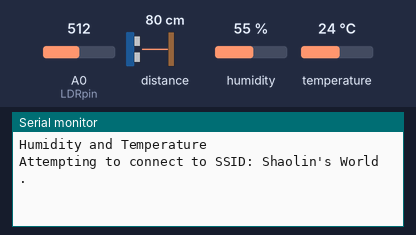
Simulated run of this sketch. Board: ESP8266 (NodeMCU). Parts: the last lines printed to the serial monitor. The inputs (shaded band) are chosen by the test bench; at power-on: distance to the obstacle 80 cm, humidity 55 %, A0 (LDRpin) = 512, temperature 24 °C. The echo pulse lasts 58.3 µs per cm; WiFi joins after 1.5 s; servers stay silent unless stated; random numbers use the default seed unless the sketch sets one.

Above: at 1.9 s.
2.0 s: distance to the obstacle set to 2 cm
At 8.2 s:
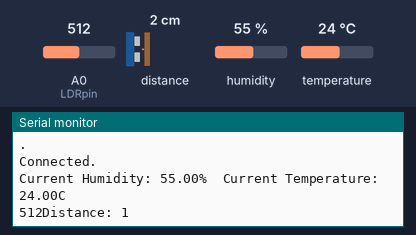
17.0 s: humidity set to 22 %
At 17.7 s:
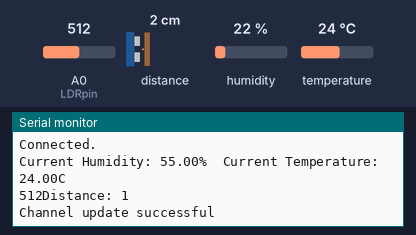
24.5 s: A0 (LDRpin) set to 716
At 30.5 s:
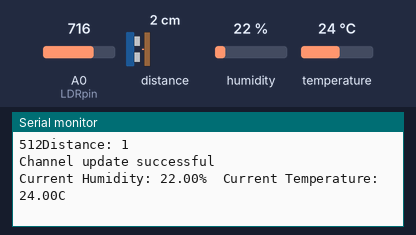

Measured:
- after the input at 2.0 s, the serial monitor: prints a new line after 5.5 s (image 1)

The sketch:

Final_Thingspeak.ino
```cpp
#include "ThingSpeak.h"
#include "secrets.h"
#include <ESP8266WiFi.h>

const int trigPin = 2;  // D4
const int echoPin = 0;  // D3

char ssid[] = "Shaolin's World";    //  network SSID ( name )
char pass[] = "sixtimes";          //  network password
int keyIndex = 0;                 //  network key index number ( needed only for WEP )

WiFiClient  client;

unsigned long myChannelNumber = 861433;
const char * myWriteAPIKey = "3SK5ZKX8PST9LIRN";

int val;
int LDRpin = A0; // LDR Pin Connected at A0 Pin

#include "DHT.h"        // Including the library of DHT11 ( Temperature and Humidity Sensor )

#define DHTTYPE DHT11
#define dht_dpin 10

DHT dht(dht_dpin, DHTTYPE);

// Initialize our values

int distance = random(0,100);
int h = random(0,100);
int t = random(0,100);
String myStatus = "";
long duration;

void setup(){

  Serial.begin(115200);      // Initialize serial
  pinMode(trigPin, OUTPUT); // Sets the trigPin as an Output
  pinMode(echoPin, INPUT); // Sets the echoPin as an Input

  delay(10);

  Serial.println("Humidity and Temperature\n\n");

  delay(700);

  dht.begin();

  WiFi.mode(WIFI_STA);
  ThingSpeak.begin(client);  // Initialize ThingSpeak

}

void loop(){


  // Connect or reconnect to WiFi

  if(WiFi.status() != WL_CONNECTED){

  Serial.print("Attempting to connect to SSID: ");
  Serial.println(SECRET_SSID);

  while(WiFi.status() != WL_CONNECTED){

  WiFi.begin(ssid, pass);  // Connect to WPA/WPA2 network. Change this line if using open or WEP network

  Serial.print(".");

  delay(5000);

}

  Serial.println("\nConnected.");

}

  float h = dht.readHumidity();
  float t = dht.readTemperature();

  Serial.print("Current Humidity: ");
  Serial.print(h);
  Serial.print("%  ");
  Serial.print("Current Temperature: ");
  Serial.print(t);
  Serial.println("C  ");

  delay(800);

  val = analogRead(LDRpin); // Read analog values and store in val variable

  Serial.print(val); // Print on serial monitor

  delay(1000);

  digitalWrite(trigPin, LOW);
  delayMicroseconds(2);

  // Sets the trigPin on HIGH state for 10 micro seconds
  digitalWrite(trigPin, HIGH);
  delayMicroseconds(10);
  digitalWrite(trigPin, LOW);

  // Reads the echoPin, returns the sound wave travel time in microseconds
  duration = pulseIn(echoPin, HIGH);

  // Calculating the distance
  distance= duration*0.034/2;

  // Prints the distance on the serial monitor
  Serial.print("Distance: ");
  Serial.println(distance);

  delay(2000);

  ThingSpeak.setField(1, val);
  ThingSpeak.setField(2, distance);
  ThingSpeak.setField(3, h);
  ThingSpeak.setField(4, t);

  // Figure out the status message
  // Used just for implementation of status message, not of significance to the use case

  if(val > distance){

  myStatus = String("Field 1 is greater than Field 2");

}

  else if(val < distance){

  myStatus = String("Field 1 is less than Field 2");

}

  else{

  myStatus = String("Field 1 equals Field 2");

}

  // Set the status
  ThingSpeak.setStatus(myStatus);

  // Write to the ThingSpeak channel
  int x = ThingSpeak.writeFields(myChannelNumber, myWriteAPIKey);

  if(x == 200){

  Serial.println("Channel update successful");

}

  else{

  Serial.println("Problem updating channel. HTTP error code " + String(x));

}

  // Change the values
  val++;

  if(val > 99){

  val = 0;

}

  delay(20000); // Wait 20 seconds to update the channel again

}
```

secrets.h
```cpp
// Use this file to store all of the private credentials
// and connection details

#define SECRET_SSID "Shaolin's World"		// replace MySSID with your WiFi network name
#define SECRET_PASS "sixtimes"	// replace MyPassword with your WiFi password

#define SECRET_CH_ID 861433			// replace 0000000 with your channel number
#define SECRET_WRITE_APIKEY "3SK5ZKX8PST9LIRN"   // replace XYZ with your channel write API Key
```
